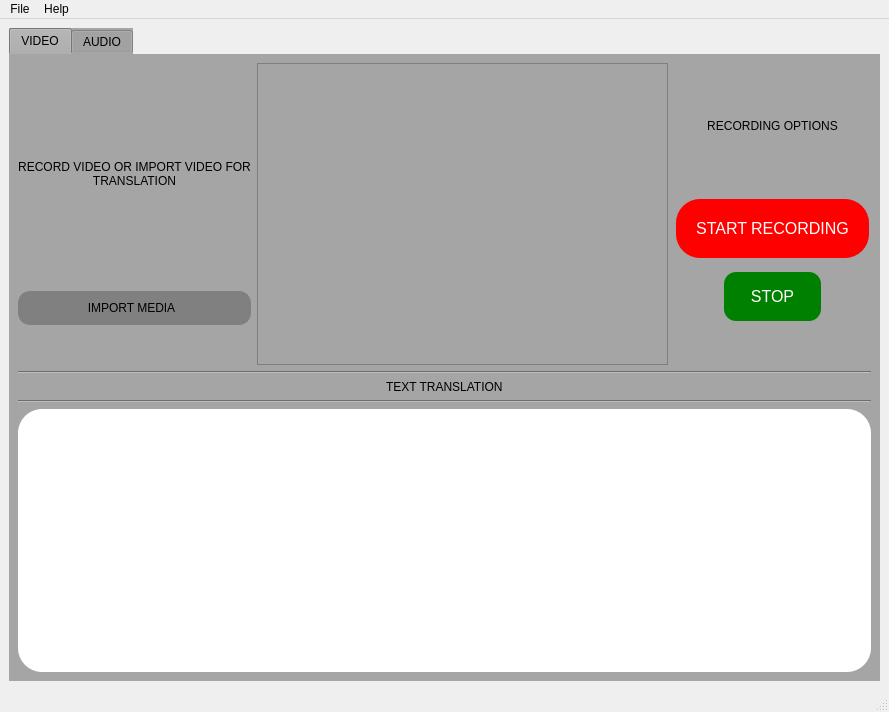
<?xml version="1.0" encoding="UTF-8"?>
<ui version="4.0">
 <class>MainWindow</class>
 <widget class="QMainWindow" name="MainWindow">
  <property name="geometry">
   <rect>
    <x>0</x>
    <y>0</y>
    <width>889</width>
    <height>712</height>
   </rect>
  </property>
  <property name="windowTitle">
   <string>MainWindow</string>
  </property>
  <property name="styleSheet">
   <string notr="true"/>
  </property>
  <widget class="QWidget" name="centralwidget">
   <layout class="QGridLayout" name="gridLayout">
    <item row="0" column="0">
     <widget class="QTabWidget" name="tabWidget">
      <property name="autoFillBackground">
       <bool>false</bool>
      </property>
      <property name="styleSheet">
       <string notr="true">font:rgb(0, 0, 0);
border-color: rgb(0, 0, 0);
background: rgb(165, 165, 165);
font: bold 11pt &quot;Calibri&quot;;</string>
      </property>
      <property name="currentIndex">
       <number>0</number>
      </property>
      <widget class="QWidget" name="VIDEO">
       <attribute name="title">
        <string>VIDEO</string>
       </attribute>
       <layout class="QGridLayout" name="gridLayout_7">
        <item row="1" column="0">
         <layout class="QVBoxLayout" name="verticalLayout_11">
          <item>
           <widget class="Line" name="line_2">
            <property name="orientation">
             <enum>Qt::Horizontal</enum>
            </property>
           </widget>
          </item>
          <item alignment="Qt::AlignHCenter">
           <widget class="QLabel" name="label">
            <property name="styleSheet">
             <string notr="true">font: 75 bold 11pt &quot;Calibri&quot;;</string>
            </property>
            <property name="text">
             <string>TEXT TRANSLATION</string>
            </property>
           </widget>
          </item>
          <item>
           <widget class="Line" name="line">
            <property name="orientation">
             <enum>Qt::Horizontal</enum>
            </property>
           </widget>
          </item>
          <item>
           <layout class="QHBoxLayout" name="horizontalLayout_7">
            <item>
             <widget class="QTextBrowser" name="textBrowser_video">
              <property name="sizePolicy">
               <sizepolicy hsizetype="Expanding" vsizetype="Expanding">
                <horstretch>0</horstretch>
                <verstretch>0</verstretch>
               </sizepolicy>
              </property>
              <property name="styleSheet">
               <string notr="true">border-radius: 24px;
background-color: rgb(255, 255, 255);
font: 11pt &quot;Times New Roman&quot;;</string>
              </property>
             </widget>
            </item>
           </layout>
          </item>
         </layout>
        </item>
        <item row="0" column="0">
         <layout class="QGridLayout" name="gridLayout_6">
          <item row="0" column="0">
           <layout class="QHBoxLayout" name="horizontalLayout_8">
            <item>
             <layout class="QVBoxLayout" name="verticalLayout_12">
              <item>
               <widget class="QLabel" name="label_4">
                <property name="styleSheet">
                 <string notr="true">font: 75 bold 11pt &quot;Calibri&quot;;</string>
                </property>
                <property name="text">
                 <string>RECORD VIDEO OR IMPORT VIDEO FOR TRANSLATION</string>
                </property>
                <property name="textFormat">
                 <enum>Qt::AutoText</enum>
                </property>
                <property name="alignment">
                 <set>Qt::AlignCenter</set>
                </property>
                <property name="wordWrap">
                 <bool>true</bool>
                </property>
               </widget>
              </item>
              <item>
               <widget class="QPushButton" name="import_video">
                <property name="styleSheet">
                 <string notr="true">border: 2px solid gray;
font: 75 bold 11pt &quot;Calibri&quot;;
  border-radius: 12px;
  padding: 8px 8px;
  background: grey;</string>
                </property>
                <property name="text">
                 <string>         IMPORT MEDIA           </string>
                </property>
               </widget>
              </item>
              <item>
               <spacer name="verticalSpacer">
                <property name="orientation">
                 <enum>Qt::Vertical</enum>
                </property>
                <property name="sizeType">
                 <enum>QSizePolicy::Maximum</enum>
                </property>
                <property name="sizeHint" stdset="0">
                 <size>
                  <width>20</width>
                  <height>40</height>
                 </size>
                </property>
               </spacer>
              </item>
             </layout>
            </item>
            <item>
             <layout class="QHBoxLayout" name="horizontalLayout_10">
              <item>
               <widget class="QGraphicsView" name="graphicsView_video">
                <property name="maximumSize">
                 <size>
                  <width>423</width>
                  <height>16777215</height>
                 </size>
                </property>
               </widget>
              </item>
             </layout>
            </item>
            <item>
             <layout class="QVBoxLayout" name="verticalLayout_13">
              <item>
               <widget class="QLabel" name="label_5">
                <property name="styleSheet">
                 <string notr="true">font: 75 bold 11pt &quot;Calibri&quot;;
text-align: center;</string>
                </property>
                <property name="text">
                 <string>RECORDING OPTIONS</string>
                </property>
                <property name="alignment">
                 <set>Qt::AlignCenter</set>
                </property>
               </widget>
              </item>
              <item>
               <widget class="QPushButton" name="start_recording_video">
                <property name="styleSheet">
                 <string notr="true">background-color: red;
font: 75 bold 16pt &quot;Calibri&quot;;
  border: none;
  color: white;
  padding: 20px;
  text-align: center;
  text-decoration: none;
  display: inline-block;
  font-size: 16px;
  margin: 4px 2px;
 border-radius:24px;</string>
                </property>
                <property name="text">
                 <string>START RECORDING</string>
                </property>
               </widget>
              </item>
              <item>
               <widget class="QPushButton" name="stop_recording">
                <property name="styleSheet">
                 <string notr="true">background-color: green;
font: 75 bold 16pt &quot;Calibri&quot;;
  border: none;
  color: white;
  padding: 15px;
  text-align: center;
  text-decoration: none;
  display: inline-block;
  font-size: 16px;
  margin: 4px 50px;
 border-radius:12px;</string>
                </property>
                <property name="text">
                 <string>STOP</string>
                </property>
               </widget>
              </item>
              <item>
               <spacer name="verticalSpacer_2">
                <property name="orientation">
                 <enum>Qt::Vertical</enum>
                </property>
                <property name="sizeType">
                 <enum>QSizePolicy::Maximum</enum>
                </property>
                <property name="sizeHint" stdset="0">
                 <size>
                  <width>20</width>
                  <height>40</height>
                 </size>
                </property>
               </spacer>
              </item>
             </layout>
            </item>
           </layout>
          </item>
         </layout>
        </item>
       </layout>
      </widget>
      <widget class="QWidget" name="AUDIO">
       <attribute name="title">
        <string>AUDIO</string>
       </attribute>
       <layout class="QGridLayout" name="gridLayout_3">
        <item row="1" column="0">
         <layout class="QGridLayout" name="gridLayout_2">
          <item row="0" column="0">
           <layout class="QHBoxLayout" name="horizontalLayout">
            <item>
             <layout class="QVBoxLayout" name="verticalLayout_8">
              <item alignment="Qt::AlignHCenter|Qt::AlignVCenter">
               <widget class="QLabel" name="label_2">
                <property name="styleSheet">
                 <string notr="true">font: 75 bold 11pt &quot;Calibri&quot;;</string>
                </property>
                <property name="text">
                 <string>RECORD AUDIO OR IMPORT AUDIO FOR TRANSLATION</string>
                </property>
                <property name="alignment">
                 <set>Qt::AlignCenter</set>
                </property>
                <property name="wordWrap">
                 <bool>true</bool>
                </property>
               </widget>
              </item>
              <item>
               <widget class="QPushButton" name="import_audio">
                <property name="styleSheet">
                 <string notr="true">border: 2px solid gray;
font: 75 bold 11pt &quot;Calibri&quot;;
  border-radius: 12px;
  padding: 8px 8px;
  background: grey;</string>
                </property>
                <property name="text">
                 <string>         IMPORT MEDIA           </string>
                </property>
               </widget>
              </item>
              <item>
               <spacer name="verticalSpacer_3">
                <property name="orientation">
                 <enum>Qt::Vertical</enum>
                </property>
                <property name="sizeType">
                 <enum>QSizePolicy::Maximum</enum>
                </property>
                <property name="sizeHint" stdset="0">
                 <size>
                  <width>20</width>
                  <height>40</height>
                 </size>
                </property>
               </spacer>
              </item>
             </layout>
            </item>
            <item>
             <layout class="QHBoxLayout" name="horizontalLayout_9">
              <item>
               <widget class="QGraphicsView" name="graphicsView_audio"/>
              </item>
             </layout>
            </item>
            <item>
             <layout class="QVBoxLayout" name="verticalLayout_14">
              <item>
               <widget class="QLabel" name="label_7">
                <property name="styleSheet">
                 <string notr="true">font: 75 bold 11pt &quot;Calibri&quot;;
text-align: center;</string>
                </property>
                <property name="text">
                 <string>RECORDING OPTIONS</string>
                </property>
                <property name="alignment">
                 <set>Qt::AlignCenter</set>
                </property>
               </widget>
              </item>
              <item>
               <widget class="QPushButton" name="start_recording_audio">
                <property name="styleSheet">
                 <string notr="true">background-color: red;
font: 75 bold 16pt &quot;Calibri&quot;;
  border: none;
  color: white;
  padding: 17px;
  text-align: center;
  text-decoration: none;
  display: inline-block;
  font-size: 16px;
  margin: 4px 2px;
 border-radius:24px;</string>
                </property>
                <property name="text">
                 <string>START RECORDING</string>
                </property>
               </widget>
              </item>
              <item>
               <widget class="QLabel" name="connection_label2">
                <property name="text">
                 <string/>
                </property>
               </widget>
              </item>
             </layout>
            </item>
           </layout>
          </item>
         </layout>
        </item>
        <item row="2" column="0">
         <layout class="QVBoxLayout" name="verticalLayout_4">
          <item>
           <widget class="Line" name="line_6">
            <property name="orientation">
             <enum>Qt::Horizontal</enum>
            </property>
           </widget>
          </item>
          <item>
           <widget class="QLabel" name="label_8">
            <property name="styleSheet">
             <string notr="true">font: 75 bold 11pt &quot;Calibri&quot;;</string>
            </property>
            <property name="text">
             <string>TEXT TRANSLATION</string>
            </property>
            <property name="alignment">
             <set>Qt::AlignCenter</set>
            </property>
           </widget>
          </item>
          <item>
           <widget class="Line" name="line_5">
            <property name="orientation">
             <enum>Qt::Horizontal</enum>
            </property>
           </widget>
          </item>
          <item>
           <layout class="QHBoxLayout" name="horizontalLayout_4">
            <item>
             <widget class="QTextBrowser" name="textBrowser_audio">
              <property name="styleSheet">
               <string notr="true">border-radius: 24px;
background-color: rgb(255, 255, 255);
font: 11pt &quot;Times New Roman&quot;;</string>
              </property>
             </widget>
            </item>
           </layout>
          </item>
         </layout>
        </item>
       </layout>
      </widget>
     </widget>
    </item>
   </layout>
  </widget>
  <widget class="QMenuBar" name="menubar">
   <property name="geometry">
    <rect>
     <x>0</x>
     <y>0</y>
     <width>889</width>
     <height>21</height>
    </rect>
   </property>
   <widget class="QMenu" name="menuFile">
    <property name="title">
     <string>File</string>
    </property>
    <addaction name="actionClose"/>
   </widget>
   <widget class="QMenu" name="menuHelp">
    <property name="title">
     <string>Help</string>
    </property>
    <addaction name="actionAbout"/>
   </widget>
   <addaction name="menuFile"/>
   <addaction name="menuHelp"/>
  </widget>
  <widget class="QStatusBar" name="statusbar"/>
  <action name="actionAbout">
   <property name="text">
    <string>About</string>
   </property>
   <property name="shortcut">
    <string>F1</string>
   </property>
  </action>
  <action name="actionClose">
   <property name="text">
    <string>Close</string>
   </property>
   <property name="shortcut">
    <string>Ctrl+Q</string>
   </property>
  </action>
 </widget>
 <resources/>
 <connections/>
</ui>
